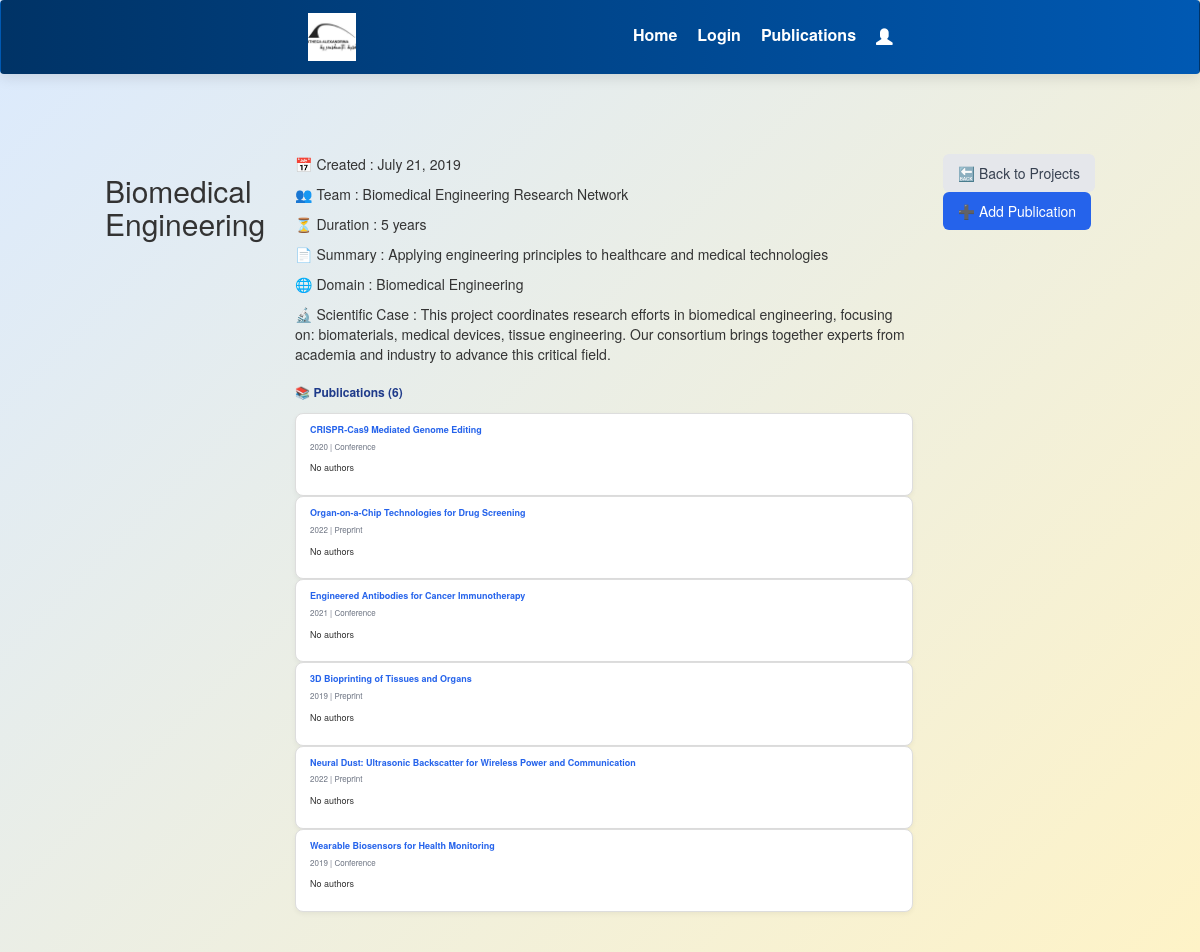
The app's page /project/3/ with its own data.
### projects/models.py (models this page shows, shortened)
class Project(models.Model):
    title = models.CharField(max_length=200)
    created= models.DateField()
    team  = models.CharField(max_length=300)
    abstract = models.TextField(default="No abstract yet")
    duration = models.CharField(max_length=100)
    domain = models.CharField(max_length=100)
    scientific_case = models.TextField()

class Publication(models.Model):
    project = models.ForeignKey(Project, on_delete=models.CASCADE, related_name='publications')
    title = models.CharField(max_length=200)
    author = models.CharField(Author,max_length=200)
    url = models.URLField(blank=True)
    year = models.PositiveIntegerField()
    file = models.FileField(upload_to='publications/files/', blank=True)
    image = models.ImageField(upload_to='publications/images/', blank=True)
    type = models.CharField(max_length=100, choices=PUBLICATION_TYPES)
    collaborators = models.ManyToManyField(Author)
    uploaded_at = models.DateTimeField(auto_now_add=True)
    abstract = models.TextField(default="No abstract yet")

### projects/views.py (the view)
# urls.py: path('project/<int:pk>/', views.project_detail, name='project_detail'),
def project_detail(request, pk):
    project = get_object_or_404(Project, pk=pk)
    publications = project.publications.all().prefetch_related('collaborators')
    return render(request, 'projects/project_detail.html', {
        'project': project,
        'publications': publications
    })

### projects/templates/projects/project_detail.html (shortened to what this page needs)
{% extends "base.html" %}
{% block content %}
<div class="container mx-auto p-4">
    <h2 class="text-3xl font-bold mb-6 text-gray-800">{{ project.title }}</h2>
    <div class="grid md:grid-cols-3 gap-8 mb-8">
        <div class="md:col-span-2 project-details-box">
            <p>📅 Created : {{ project.created }}</p>
            <p>👥 Team : {{ project.team }}</p>
            <p>⏳ Duration : {{ project.duration }}</p>
            <p>📄 Summary : {{ project.abstract }}</p>
            <p>🌐 Domain : {{ project.domain }}</p>
            <p>🔬 Scientific Case : {{ project.scientific_case }}</p>
            <p class="pub-section-title">📚 Publications ({{ publications|length }})</p>
            {% if publications %}
                <div class="flex gap-4 overflow-x-auto pb-2">
                    {% for pub in publications %}
                        <div class="pub-card">
                            <a href="{% url 'publication_detail' pub.id %}" class="pub-title">
                                {{ pub.title }}
                            </a>
                            <p class="pub-meta">{{ pub.year }} | {{ pub.type }}</p>
                            {% if pub.authors.exists %}
                                <p class="pub-meta">👥 {{ pub.authors.all|join:", " }}</p>
                            {% else %}
                                <p class="text-sm italic text-gray-400">No authors</p>
                            {% endif %}
                        </div>
                    {% endfor %}
                </div>
            {% else %}
                <p class="text-gray-500 italic">No publications added yet.</p>
            {% endif %}
        </div>
    </div>
    <div class="mt-6 flex gap-3">
        <a href="{% url 'projects_page' %}" class="btn btn-back">🔙 Back to Projects</a>
        <a href="{% url 'add_publication' project.id %}" class="btn btn-add">➕ Add Publication</a>
    </div>
</div>
{% endblock %}

### projects/static/css/styles.css (style rules this page uses)
:root { --primary: #2563eb; --primary-dark: #1d4ed8; --primary-hover: #1e40af; --secondary: #003366; --secondary-light: #0059b3; --accent: #ffd166; --bg-gradient: linear-gradient(135deg, #dbeafe, #fef3c7); --text-color: #2c3e50; --radius: 12px; --shadow-sm: 0 2px 8px rgba(0, 0, 0, 0.1); --shadow-md: 0 4px 14px rgba(0, 0, 0, 0.1); --shadow-lg: 0 8px 30px rgba(0, 0, 0, 0.08); }
*, *::before, *::after { box-sizing: border-box; }
html, body { margin: 0; padding: 0; height: 100%; font-family: 'Segoe UI', sans-serif; color: var(--text-color); background: var(--bg-gradient); }
.container { flex: 1; display: flex; max-width: 1200px; margin: 40px auto; gap: 30px; padding: 0 20px; animation: fadeInUp 0.8s ease; }

### projects/templates/projects/project_detail.html (style rules this page uses)
.pub-section-title { font-size: 1.2rem; font-weight: 700; margin-top: 20px; margin-bottom: 12px; color: #1e3a8a; }
.pub-card { background: white; padding: 10px 14px; border-radius: 8px; border: 1px solid #ddd; font-size: 0.9rem; min-width: 220px; box-shadow: 0 2px 5px rgba(0,0,0,0.05); transition: transform 0.2s ease, box-shadow 0.2s ease; flex-shrink: 0; }
.pub-title { color: #2563eb; font-weight: 600; text-decoration: none; }
.pub-meta { font-size: 0.8rem; color: #6b7280; margin-top: 4px; }
.btn { display: inline-block; padding: 8px 14px; border-radius: 6px; font-weight: 500; text-decoration: none; transition: background-color 0.2s ease; }
.btn-back { background-color: #e5e7eb; color: #374151; }
.btn-add { background-color: #2563eb; color: white; }

### records on screen
Project: title "Biomedical Engineering", created "July 21, 2019", team "Biomedical Engineering Research Network", duration "5 years", abstract "Applying engineering principles to healthcare and medical technologies", domain "Biomedical Engineering", scientific_case "This project coordinates research efforts in biomedical engineering, focusing on: biomaterials, medical devices, tissue engineering. Our consortium brings together experts from academia and industry to advance this critical field."
Publication: title "CRISPR-Cas9 Mediated Genome Editing", year "2020", type "Conference"
Publication: title "Organ-on-a-Chip Technologies for Drug Screening", year "2022", type "Preprint"
Publication: title "Engineered Antibodies for Cancer Immunotherapy", year "2021", type "Conference"
Publication: title "3D Bioprinting of Tissues and Organs", year "2019", type "Preprint"
Publication: title "Neural Dust: Ultrasonic Backscatter for Wireless Power and Communication", year "2022", type "Preprint"
Publication: title "Wearable Biosensors for Health Monitoring", year "2019", type "Conference"

### other values on screen
{{ publications|length }} "6"
